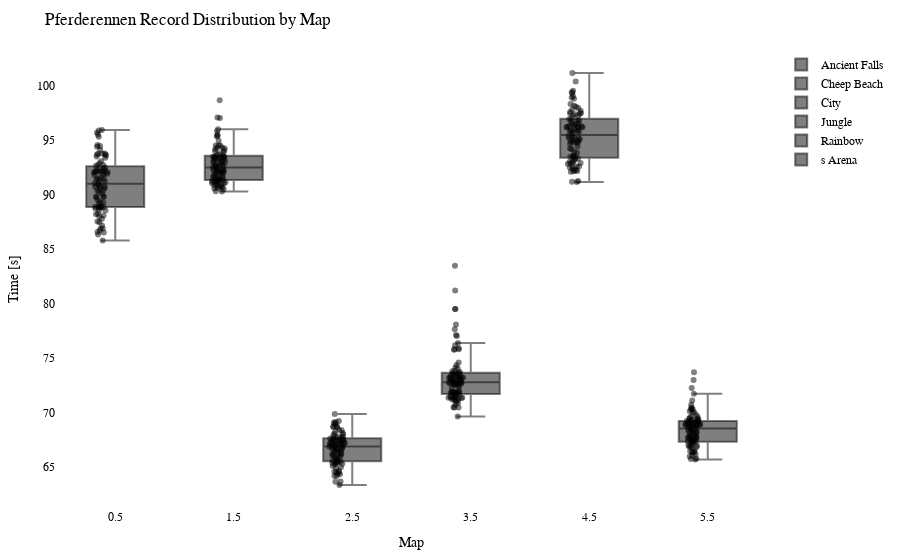

Notebook code cell kept with this figure:
### Code cell
import plotly.graph_objects as go
import plotly.io as pio

df = getRecordsDataframe(minigame="Pferderennen")

# Calculate the offset for centering the data points
num_columns = len(df.columns)
offset = 0.5

# Create a Swarm plot using Plotly
fig = go.Figure()

for i, column in enumerate(df.columns):
    x_values = [i + offset] * len(df[column])  # Adjust x-values with offset for horizontal centering
    fig.add_trace(go.Box(x=x_values,
                         y=df[column],
                         name=column,
                         boxpoints='all',
                         pointpos=-0.5,  # Adjust point position to prevent overlapping
                         marker=dict(color='rgba(0,0,0,0.5)', size=6),  # Adjust marker color and size
                         hovertext=df.index,
                         hoverinfo='text+y'))

fig.update_layout(title="Pferderennen Record Distribution by Map",
                  xaxis=dict(title="Map"),
                  yaxis=dict(title="Time [s]"),
                  showlegend=True,
                  font=dict(family="Arial", size=12, color="black"),  # Customize font
                  plot_bgcolor="white",  # Set background color
                  margin=dict(l=50, r=50, t=50, b=50),  # Adjust margins for better layout
                  )

pio.show(fig)

pio.write_html(fig, "out/pferd_swarm_plot.html")

### Figure 1 — Plotly figure (JSON) as saved in the notebook; plotly's stock layout.template omitted (floating-point values rounded to 4 significant figures)
{"data": [{"boxpoints": "all", "hoverinfo": "text+y", "hovertext": ["agowskyy", "Anni808", "Axollotel", "BacardiSprite", "bawskey", "BusinessBent", "byTobi", "cediiiiii_10", "Chander24", "Chrisi20101", "crocodile1870", "cxl1lo", "DarkCobweb", "DerBaumIstDerWeg", "Dokkkkko", "Ex4cted", "Falke23_5", "Feinberg", "Fflopse", "ForceFox", "Freeeedom", "frutigall", "GamemasterNiki", "GeneralEnte06", "Gerrygames", "Gobo9", "GrafikKatze", "Grapfen", "Gummibearchen", "H1ghsay", "h4nnes", "Harold_Sensemann", "HerrDante", "Jan2220", "JennieKim", "jimmi1410", "JOW23", "Joy_8oy", "JustK1lling", "KakaMC", "Kanickelul", "Kokochampi", "Kokochampo", "Kyuudo", "LeWi_100", "Livgo", "lizsyy", "LordAlexos", "Lubotter2009", "Luis_XYZ", "M0orey_0", "marbrueck", "Martomias", "Mincheeen", "MrNulfred", "Nexilus", "Ninivee", "officialryzon", "Oronor", "Pedrozockt", "Picutar", "PixlNight", "PolizeiDreamy", "Radattel", "Raefinzs", "Ritokii", "rXzEr_Justin", "Sackkerl", "schmaarek", "ScreamingBlatz", "Sebi1801", "Seemops_8", "Sey__", "SpeckyCut", "StaudammAusHolz", "Tomiokey", "tsuneee", "twitchparaskiill", "Txlentierter", "Umgfoin", "WirdNichtGeladen", "Wissender", "xBaumeisterin", "xX_Dima_ggg_Xx6", "xX_Masha_ggg_Xx9", "ymq_", "yzvm", "zTotito", "_n3d", "_Waldi_"], "marker": {"color": "rgba(0,0,0,0.5)", "size": 6}, "name": "Ancient Falls", "pointpos": -0.5, "type": "box", "x": [0.5, 0.5, 0.5, 0.5, 0.5, 0.5, 0.5, 0.5, 0.5, 0.5, 0.5, 0.5, 0.5, 0.5, 0.5, 0.5, 0.5, 0.5, 0.5, 0.5, 0.5, 0.5, 0.5, 0.5, 0.5, 0.5, 0.5, 0.5, 0.5, 0.5, 0.5, 0.5, 0.5, 0.5, 0.5, 0.5, 0.5, 0.5, 0.5, 0.5, 0.5, 0.5, 0.5, 0.5, 0.5, 0.5, 0.5, 0.5, 0.5, 0.5, 0.5, 0.5, 0.5, 0.5, 0.5, 0.5, 0.5, 0.5, 0.5, 0.5, 0.5, 0.5, 0.5, 0.5, 0.5, 0.5, 0.5, 0.5, 0.5, 0.5, 0.5, 0.5, 0.5, 0.5, 0.5, 0.5, 0.5, 0.5, 0.5, 0.5, 0.5, 0.5, 0.5, 0.5, 0.5, 0.5, 0.5, 0.5, 0.5, 0.5], "y": [94.13, 91.55, 92.5, 92.37, 88.84, 94.47, 93.69, 86.89, 93.78, 88.84, 89.21, 89.27, 92.11, 90.75, 92.03, 87.98, 93.39, null, 85.8, 95.9, 88.09, 88.8, 89.84, 87.16, 93.76, 86.57, 92.07, 90.09, 87.48, 90.82, 91.23, 94.41, 88.84, 88.96, 93.79, 92.16, 92.16, 90.38, 90.27, 91.01, null, 95.7, 94.57, 89.34, 88.55, 91.91, 86.52, 93.06, 91.51, 88.55, 91.81, 92.65, 90.7, 89.76, 92.21, 91.4, 90.9, 91.3, 93.69, 87.53, 90.61, 89.83, 95.52, 93.5, 92.06, 95.31, 91.01, 92.24, 86.89, 92.72, null, 91.43, 88.25, 95.94, 89.53, 90.56, 86.34, 92.71, 90.39, 88.2, 92.89, 89.79, 88.72, 88.89, 92.0, 86.71, 87.79, 91.82, 88.88, 93.59]}, {"boxpoints": "all", "hoverinfo": "text+y", "hovertext": ["agowskyy", "Anni808", "Axollotel", "BacardiSprite", "bawskey", "BusinessBent", "byTobi", "cediiiiii_10", "Chander24", "Chrisi20101", "crocodile1870", "cxl1lo", "DarkCobweb", "DerBaumIstDerWeg", "Dokkkkko", "Ex4cted", "Falke23_5", "Feinberg", "Fflopse", "ForceFox", "Freeeedom", "frutigall", "GamemasterNiki", "GeneralEnte06", "Gerrygames", "Gobo9", "GrafikKatze", "Grapfen", "Gummibearchen", "H1ghsay", "h4nnes", "Harold_Sensemann", "HerrDante", "Jan2220", "JennieKim", "jimmi1410", "JOW23", "Joy_8oy", "JustK1lling", "KakaMC", "Kanickelul", "Kokochampi", "Kokochampo", "Kyuudo", "LeWi_100", "Livgo", "lizsyy", "LordAlexos", "Lubotter2009", "Luis_XYZ", "M0orey_0", "marbrueck", "Martomias", "Mincheeen", "MrNulfred", "Nexilus", "Ninivee", "officialryzon", "Oronor", "Pedrozockt", "Picutar", "PixlNight", "PolizeiDreamy", "Radattel", "Raefinzs", "Ritokii", "rXzEr_Justin", "Sackkerl", "schmaarek", "ScreamingBlatz", "Sebi1801", "Seemops_8", "Sey__", "SpeckyCut", "StaudammAusHolz", "Tomiokey", "tsuneee", "twitchparaskiill", "Txlentierter", "Umgfoin", "WirdNichtGeladen", "Wissender", "xBaumeisterin", "xX_Dima_ggg_Xx6", "xX_Masha_ggg_Xx9", "ymq_", "yzvm", "zTotito", "_n3d", "_Waldi_"], "marker": {"color": "rgba(0,0,0,0.5)", "size": 6}, "name": "Cheep Beach", "pointpos": -0.5, "type": "box", "x": [1.5, 1.5, 1.5, 1.5, 1.5, 1.5, 1.5, 1.5, 1.5, 1.5, 1.5, 1.5, 1.5, 1.5, 1.5, 1.5, 1.5, 1.5, 1.5, 1.5, 1.5, 1.5, 1.5, 1.5, 1.5, 1.5, 1.5, 1.5, 1.5, 1.5, 1.5, 1.5, 1.5, 1.5, 1.5, 1.5, 1.5, 1.5, 1.5, 1.5, 1.5, 1.5, 1.5, 1.5, 1.5, 1.5, 1.5, 1.5, 1.5, 1.5, 1.5, 1.5, 1.5, 1.5, 1.5, 1.5, 1.5, 1.5, 1.5, 1.5, 1.5, 1.5, 1.5, 1.5, 1.5, 1.5, 1.5, 1.5, 1.5, 1.5, 1.5, 1.5, 1.5, 1.5, 1.5, 1.5, 1.5, 1.5, 1.5, 1.5, 1.5, 1.5, 1.5, 1.5, 1.5, 1.5, 1.5, 1.5, 1.5, 1.5], "y": [92.15, 93.21, 94.3, 91.03, 91.66, 95.53, 94.06, 90.31, 93.28, 91.58, 91.36, 91.34, 92.25, 92.96, 94.5, 91.43, 92.47, 96.01, 90.28, 94.31, 90.59, 91.2, 92.78, 90.56, 91.96, 90.78, 92.24, 91.81, 90.85, 94.24, 91.63, 92.71, 90.73, 92.3, 93.07, 93.28, 91.0, 92.57, 97.09, 91.3, 98.66, 95.84, 97.03, 91.51, 91.17, 93.46, 90.82, 94.96, 93.89, 91.71, 93.66, 92.9, 92.0, 92.93, 92.81, 93.47, 91.99, null, 95.39, 91.15, 91.99, 92.12, 93.45, 94.51, 93.61, 93.43, 93.45, 93.78, 90.49, 94.01, 93.13, 91.31, 90.85, 93.28, 92.49, 92.67, 91.44, 93.57, 94.17, 91.09, 92.26, 92.55, 91.04, 92.16, 94.51, 90.67, 91.26, 95.36, 91.24, 93.37]}, {"boxpoints": "all", "hoverinfo": "text+y", "hovertext": ["agowskyy", "Anni808", "Axollotel", "BacardiSprite", "bawskey", "BusinessBent", "byTobi", "cediiiiii_10", "Chander24", "Chrisi20101", "crocodile1870", "cxl1lo", "DarkCobweb", "DerBaumIstDerWeg", "Dokkkkko", "Ex4cted", "Falke23_5", "Feinberg", "Fflopse", "ForceFox", "Freeeedom", "frutigall", "GamemasterNiki", "GeneralEnte06", "Gerrygames", "Gobo9", "GrafikKatze", "Grapfen", "Gummibearchen", "H1ghsay", "h4nnes", "Harold_Sensemann", "HerrDante", "Jan2220", "JennieKim", "jimmi1410", "JOW23", "Joy_8oy", "JustK1lling", "KakaMC", "Kanickelul", "Kokochampi", "Kokochampo", "Kyuudo", "LeWi_100", "Livgo", "lizsyy", "LordAlexos", "Lubotter2009", "Luis_XYZ", "M0orey_0", "marbrueck", "Martomias", "Mincheeen", "MrNulfred", "Nexilus", "Ninivee", "officialryzon", "Oronor", "Pedrozockt", "Picutar", "PixlNight", "PolizeiDreamy", "Radattel", "Raefinzs", "Ritokii", "rXzEr_Justin", "Sackkerl", "schmaarek", "ScreamingBlatz", "Sebi1801", "Seemops_8", "Sey__", "SpeckyCut", "StaudammAusHolz", "Tomiokey", "tsuneee", "twitchparaskiill", "Txlentierter", "Umgfoin", "WirdNichtGeladen", "Wissender", "xBaumeisterin", "xX_Dima_ggg_Xx6", "xX_Masha_ggg_Xx9", "ymq_", "yzvm", "zTotito", "_n3d", "_Waldi_"], "marker": {"color": "rgba(0,0,0,0.5)", "size": 6}, "name": "City", "pointpos": -0.5, "type": "box", "x": [2.5, 2.5, 2.5, 2.5, 2.5, 2.5, 2.5, 2.5, 2.5, 2.5, 2.5, 2.5, 2.5, 2.5, 2.5, 2.5, 2.5, 2.5, 2.5, 2.5, 2.5, 2.5, 2.5, 2.5, 2.5, 2.5, 2.5, 2.5, 2.5, 2.5, 2.5, 2.5, 2.5, 2.5, 2.5, 2.5, 2.5, 2.5, 2.5, 2.5, 2.5, 2.5, 2.5, 2.5, 2.5, 2.5, 2.5, 2.5, 2.5, 2.5, 2.5, 2.5, 2.5, 2.5, 2.5, 2.5, 2.5, 2.5, 2.5, 2.5, 2.5, 2.5, 2.5, 2.5, 2.5, 2.5, 2.5, 2.5, 2.5, 2.5, 2.5, 2.5, 2.5, 2.5, 2.5, 2.5, 2.5, 2.5, 2.5, 2.5, 2.5, 2.5, 2.5, 2.5, 2.5, 2.5, 2.5, 2.5, 2.5, 2.5], "y": [69.12, 66.19, 68.41, 64.89, 65.8, 67.88, 68.03, 63.66, 69.07, 65.52, 65.9, 65.37, 66.95, 67.51, 67.65, 65.29, 66.71, 69.0, 63.32, 66.48, 65.46, 66.26, 67.04, 64.64, 66.84, 64.39, 65.57, 66.71, 65.07, 67.42, 65.7, 68.11, 64.17, 67.29, 67.49, 68.67, 65.97, 66.68, 66.38, 65.2, 66.45, 69.2, 68.69, 65.36, 65.48, 66.52, 64.17, 66.05, 67.24, 67.52, 68.36, 67.62, 66.68, 66.22, 67.29, 67.76, 66.98, null, 67.35, 64.95, 68.21, 67.1, 66.94, 68.65, 66.89, 67.61, 67.17, 66.97, 64.31, 66.15, 67.39, 65.91, 64.53, 68.68, 67.46, 67.18, 64.54, 67.1, null, 65.35, 67.77, 66.75, 67.67, 67.07, 68.91, 64.48, 63.62, 67.99, 65.41, 69.86]}, {"boxpoints": "all", "hoverinfo": "text+y", "hovertext": ["agowskyy", "Anni808", "Axollotel", "BacardiSprite", "bawskey", "BusinessBent", "byTobi", "cediiiiii_10", "Chander24", "Chrisi20101", "crocodile1870", "cxl1lo", "DarkCobweb", "DerBaumIstDerWeg", "Dokkkkko", "Ex4cted", "Falke23_5", "Feinberg", "Fflopse", "ForceFox", "Freeeedom", "frutigall", "GamemasterNiki", "GeneralEnte06", "Gerrygames", "Gobo9", "GrafikKatze", "Grapfen", "Gummibearchen", "H1ghsay", "h4nnes", "Harold_Sensemann", "HerrDante", "Jan2220", "JennieKim", "jimmi1410", "JOW23", "Joy_8oy", "JustK1lling", "KakaMC", "Kanickelul", "Kokochampi", "Kokochampo", "Kyuudo", "LeWi_100", "Livgo", "lizsyy", "LordAlexos", "Lubotter2009", "Luis_XYZ", "M0orey_0", "marbrueck", "Martomias", "Mincheeen", "MrNulfred", "Nexilus", "Ninivee", "officialryzon", "Oronor", "Pedrozockt", "Picutar", "PixlNight", "PolizeiDreamy", "Radattel", "Raefinzs", "Ritokii", "rXzEr_Justin", "Sackkerl", "schmaarek", "ScreamingBlatz", "Sebi1801", "Seemops_8", "Sey__", "SpeckyCut", "StaudammAusHolz", "Tomiokey", "tsuneee", "twitchparaskiill", "Txlentierter", "Umgfoin", "WirdNichtGeladen", "Wissender", "xBaumeisterin", "xX_Dima_ggg_Xx6", "xX_Masha_ggg_Xx9", "ymq_", "yzvm", "zTotito", "_n3d", "_Waldi_"], "marker": {"color": "rgba(0,0,0,0.5)", "size": 6}, "name": "Jungle", "pointpos": -0.5, "type": "box", "x": [3.5, 3.5, 3.5, 3.5, 3.5, 3.5, 3.5, 3.5, 3.5, 3.5, 3.5, 3.5, 3.5, 3.5, 3.5, 3.5, 3.5, 3.5, 3.5, 3.5, 3.5, 3.5, 3.5, 3.5, 3.5, 3.5, 3.5, 3.5, 3.5, 3.5, 3.5, 3.5, 3.5, 3.5, 3.5, 3.5, 3.5, 3.5, 3.5, 3.5, 3.5, 3.5, 3.5, 3.5, 3.5, 3.5, 3.5, 3.5, 3.5, 3.5, 3.5, 3.5, 3.5, 3.5, 3.5, 3.5, 3.5, 3.5, 3.5, 3.5, 3.5, 3.5, 3.5, 3.5, 3.5, 3.5, 3.5, 3.5, 3.5, 3.5, 3.5, 3.5, 3.5, 3.5, 3.5, 3.5, 3.5, 3.5, 3.5, 3.5, 3.5, 3.5, 3.5, 3.5, 3.5, 3.5, 3.5, 3.5, 3.5, 3.5], "y": [79.48, 72.67, 77.02, 71.32, 75.75, null, 73.7, 70.47, 74.11, 72.25, 72.59, 71.7, 73.52, 72.73, 72.96, 71.81, 76.17, 76.37, 69.62, 73.14, 71.1, 73.03, 71.99, 70.97, 73.78, 71.34, 71.44, 71.78, 71.27, 73.23, 71.43, 75.89, 71.34, 72.9, 72.54, 73.39, 71.87, 74.35, 71.14, 71.45, null, 74.59, null, 73.23, 70.45, 73.11, 70.85, 77.64, 72.44, 72.38, 73.19, 73.17, 72.77, 73.03, 72.6, 79.5, 72.58, 73.04, 75.81, 70.69, 73.49, 72.76, 73.62, 77.1, 73.21, 83.47, 73.54, 73.39, 71.19, 74.04, null, 71.79, 71.89, 78.07, 71.65, 73.83, 71.35, 81.18, null, 71.88, 72.72, 72.68, 71.72, 71.87, 72.87, 70.44, 71.44, 73.58, 71.25, 75.8]}, {"boxpoints": "all", "hoverinfo": "text+y", "hovertext": ["agowskyy", "Anni808", "Axollotel", "BacardiSprite", "bawskey", "BusinessBent", "byTobi", "cediiiiii_10", "Chander24", "Chrisi20101", "crocodile1870", "cxl1lo", "DarkCobweb", "DerBaumIstDerWeg", "Dokkkkko", "Ex4cted", "Falke23_5", "Feinberg", "Fflopse", "ForceFox", "Freeeedom", "frutigall", "GamemasterNiki", "GeneralEnte06", "Gerrygames", "Gobo9", "GrafikKatze", "Grapfen", "Gummibearchen", "H1ghsay", "h4nnes", "Harold_Sensemann", "HerrDante", "Jan2220", "JennieKim", "jimmi1410", "JOW23", "Joy_8oy", "JustK1lling", "KakaMC", "Kanickelul", "Kokochampi", "Kokochampo", "Kyuudo", "LeWi_100", "Livgo", "lizsyy", "LordAlexos", "Lubotter2009", "Luis_XYZ", "M0orey_0", "marbrueck", "Martomias", "Mincheeen", "MrNulfred", "Nexilus", "Ninivee", "officialryzon", "Oronor", "Pedrozockt", "Picutar", "PixlNight", "PolizeiDreamy", "Radattel", "Raefinzs", "Ritokii", "rXzEr_Justin", "Sackkerl", "schmaarek", "ScreamingBlatz", "Sebi1801", "Seemops_8", "Sey__", "SpeckyCut", "StaudammAusHolz", "Tomiokey", "tsuneee", "twitchparaskiill", "Txlentierter", "Umgfoin", "WirdNichtGeladen", "Wissender", "xBaumeisterin", "xX_Dima_ggg_Xx6", "xX_Masha_ggg_Xx9", "ymq_", "yzvm", "zTotito", "_n3d", "_Waldi_"], "marker": {"color": "rgba(0,0,0,0.5)", "size": 6}, "name": "Rainbow", "pointpos": -0.5, "type": "box", "x": [4.5, 4.5, 4.5, 4.5, 4.5, 4.5, 4.5, 4.5, 4.5, 4.5, 4.5, 4.5, 4.5, 4.5, 4.5, 4.5, 4.5, 4.5, 4.5, 4.5, 4.5, 4.5, 4.5, 4.5, 4.5, 4.5, 4.5, 4.5, 4.5, 4.5, 4.5, 4.5, 4.5, 4.5, 4.5, 4.5, 4.5, 4.5, 4.5, 4.5, 4.5, 4.5, 4.5, 4.5, 4.5, 4.5, 4.5, 4.5, 4.5, 4.5, 4.5, 4.5, 4.5, 4.5, 4.5, 4.5, 4.5, 4.5, 4.5, 4.5, 4.5, 4.5, 4.5, 4.5, 4.5, 4.5, 4.5, 4.5, 4.5, 4.5, 4.5, 4.5, 4.5, 4.5, 4.5, 4.5, 4.5, 4.5, 4.5, 4.5, 4.5, 4.5, 4.5, 4.5, 4.5, 4.5, 4.5, 4.5, 4.5, 4.5], "y": [98.92, 95.79, 95.75, 92.92, 97.95, 98.33, 94.79, 91.15, 99.39, 93.92, 92.89, 95.38, 94.8, 94.24, 96.36, 92.97, 95.92, 96.25, 91.24, 93.53, 92.21, 94.87, 94.84, 93.84, 95.22, 91.19, 92.56, 93.32, 93.03, 97.51, 93.34, 96.19, 92.29, 95.17, 96.84, 96.11, 92.56, 97.39, 97.83, 93.19, null, 99.54, 97.61, 96.03, 92.1, 97.28, 92.17, 101.2, 95.59, 96.48, 96.23, 97.02, 95.29, 96.46, 94.67, 98.17, 96.78, null, 97.45, 92.14, 96.17, 93.0, 96.28, 99.06, 97.25, 96.72, 96.54, 95.82, 92.57, 96.92, 97.72, 94.91, 93.57, 98.8, 94.43, 98.08, 92.37, 95.88, 92.5, 94.99, 95.09, 96.23, 94.19, 95.15, 100.4, 92.81, 93.47, 99.34, 93.46, 97.44]}, {"boxpoints": "all", "hoverinfo": "text+y", "hovertext": ["agowskyy", "Anni808", "Axollotel", "BacardiSprite", "bawskey", "BusinessBent", "byTobi", "cediiiiii_10", "Chander24", "Chrisi20101", "crocodile1870", "cxl1lo", "DarkCobweb", "DerBaumIstDerWeg", "Dokkkkko", "Ex4cted", "Falke23_5", "Feinberg", "Fflopse", "ForceFox", "Freeeedom", "frutigall", "GamemasterNiki", "GeneralEnte06", "Gerrygames", "Gobo9", "GrafikKatze", "Grapfen", "Gummibearchen", "H1ghsay", "h4nnes", "Harold_Sensemann", "HerrDante", "Jan2220", "JennieKim", "jimmi1410", "JOW23", "Joy_8oy", "JustK1lling", "KakaMC", "Kanickelul", "Kokochampi", "Kokochampo", "Kyuudo", "LeWi_100", "Livgo", "lizsyy", "LordAlexos", "Lubotter2009", "Luis_XYZ", "M0orey_0", "marbrueck", "Martomias", "Mincheeen", "MrNulfred", "Nexilus", "Ninivee", "officialryzon", "Oronor", "Pedrozockt", "Picutar", "PixlNight", "PolizeiDreamy", "Radattel", "Raefinzs", "Ritokii", "rXzEr_Justin", "Sackkerl", "schmaarek", "ScreamingBlatz", "Sebi1801", "Seemops_8", "Sey__", "SpeckyCut", "StaudammAusHolz", "Tomiokey", "tsuneee", "twitchparaskiill", "Txlentierter", "Umgfoin", "WirdNichtGeladen", "Wissender", "xBaumeisterin", "xX_Dima_ggg_Xx6", "xX_Masha_ggg_Xx9", "ymq_", "yzvm", "zTotito", "_n3d", "_Waldi_"], "marker": {"color": "rgba(0,0,0,0.5)", "size": 6}, "name": "s Arena", "pointpos": -0.5, "type": "box", "x": [5.5, 5.5, 5.5, 5.5, 5.5, 5.5, 5.5, 5.5, 5.5, 5.5, 5.5, 5.5, 5.5, 5.5, 5.5, 5.5, 5.5, 5.5, 5.5, 5.5, 5.5, 5.5, 5.5, 5.5, 5.5, 5.5, 5.5, 5.5, 5.5, 5.5, 5.5, 5.5, 5.5, 5.5, 5.5, 5.5, 5.5, 5.5, 5.5, 5.5, 5.5, 5.5, 5.5, 5.5, 5.5, 5.5, 5.5, 5.5, 5.5, 5.5, 5.5, 5.5, 5.5, 5.5, 5.5, 5.5, 5.5, 5.5, 5.5, 5.5, 5.5, 5.5, 5.5, 5.5, 5.5, 5.5, 5.5, 5.5, 5.5, 5.5, 5.5, 5.5, 5.5, 5.5, 5.5, 5.5, 5.5, 5.5, 5.5, 5.5, 5.5, 5.5, 5.5, 5.5, 5.5, 5.5, 5.5, 5.5, 5.5, 5.5], "y": [69.18, 68.9, 69.14, 66.32, 68.82, 69.2, 69.33, 65.72, 68.11, 68.7, 67.6, 67.31, 66.84, 69.54, 68.36, 66.8, 67.78, 72.97, 65.94, 71.09, 67.5, 68.57, 68.64, 66.36, 67.25, 65.67, 67.56, 67.41, 66.9, 69.21, 67.28, 68.14, 66.78, 69.03, 68.39, 68.92, 67.27, 68.82, 72.24, 67.65, 73.68, 70.0, 69.61, 67.86, 68.91, 70.7, 66.42, 71.7, 68.45, 67.28, 70.3, 69.22, 67.73, 68.86, 69.57, 70.28, 69.16, 70.31, 69.98, 65.77, 67.75, 68.98, 68.86, 70.1, 69.41, 68.66, 69.21, 69.41, 66.35, 68.19, 68.39, 66.47, 68.08, 70.45, 69.01, 67.65, 66.03, 69.34, 67.29, 66.97, 67.97, 67.64, 68.21, 68.84, 69.75, 66.16, 66.96, 68.78, 66.93, 69.02]}], "layout": {"font": {"color": "black", "family": "Arial", "size": 12}, "margin": {"b": 50, "l": 50, "r": 50, "t": 50}, "plot_bgcolor": "white", "showlegend": true, "title": {"text": "Pferderennen Record Distribution by Map"}, "xaxis": {"title": {"text": "Map"}}, "yaxis": {"title": {"text": "Time [s]"}}}}
